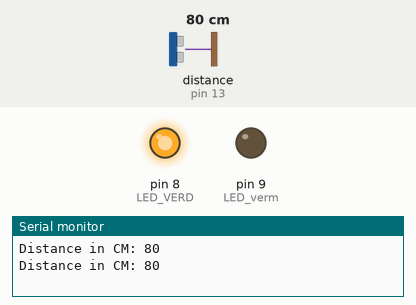
The sketch below on a simulated Arduino Uno, built with avr-gcc and run on an emulated ATmega328P. On the bench: output pins drawn as LEDs (lit = HIGH), the last lines printed to the serial monitor. The inputs (shaded band) are chosen by the test bench; at power-on: distance to the obstacle (sensor on pin 13) 80 cm. The echo pulse lasts 58.3 µs per cm.

Above: at 1.8 s.
1.9 s: distance to the obstacle (sensor on pin 13) set to 16 cm
3.4 s: distance to the obstacle (sensor on pin 13) set to 12 cm
At 5.1 s:
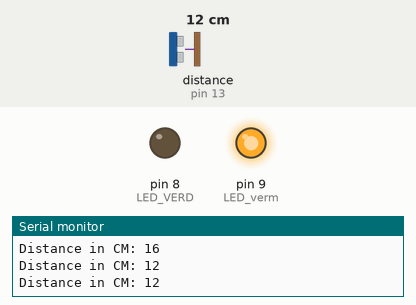
5.5 s: distance to the obstacle (sensor on pin 13) set to 18 cm
At 6.8 s:
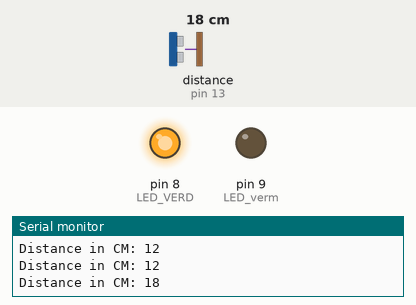
7.5 s: distance to the obstacle (sensor on pin 13) set to 2 cm
At 8.4 s:
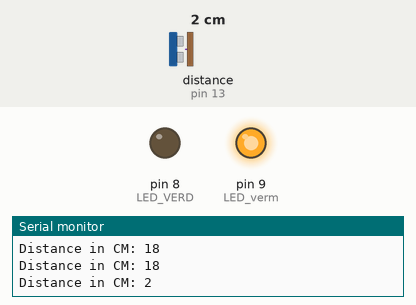
Timing chart, 0 to 10.5 s (numbered marks = the images above; inputs shaded):
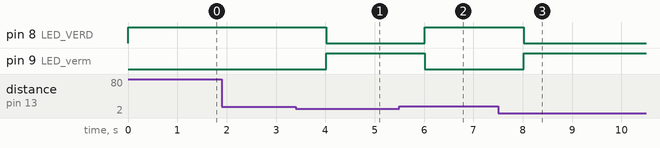

The sketch:

Ultrassonico_1.ino
```cpp
/*
 * Ultrasonic Simple
 * Prints the distance read by an ultrasonic sensor in
 * centimeters. They are supported to four pins ultrasound
 * sensors (liek HC-SC04) and three pins (like PING)))
 * and Seeed Studio sensors).
 *
 * The circuit:
 * * Module HR-SC04 (four pins) or PING))) (and other with
 *   three pins), attached to digital pins as follows:
 * ---------------------    --------------------
 * | HC-SC04 | Arduino |    | 3 pins | Arduino |
 * ---------------------    --------------------
 * |   Vcc   |   5V    |    |   Vcc  |   5V    |
 * |   Trig  |   12    | OR |   SIG  |   13    |
 * |   Echo  |   13    |    |   Gnd  |   GND   |
 * |   Gnd   |   GND   |    --------------------
 * ---------------------


/*
 * Pass as a parameter the trigger and echo pin, respectively,
 * or only the signal pin (for sensors 3 pins), like:
 * Ultrasonic ultrasonic(13);
 */

#include <Ultrasonic.h>

Ultrasonic ultrasonic(12, 13);
int distance;
int LED_verm = 9;
int LED_VERD = 8;

void setup() {
  Serial.begin(9600);
  pinMode(LED_verm, OUTPUT);
  pinMode(LED_VERD, OUTPUT);

}

void loop() {
  // Pass INC as a parameter to get the distance in inches
  distance = ultrasonic.read();

    if (distance >= 15)
    {
      digitalWrite(LED_verm, LOW);
      digitalWrite(LED_VERD, HIGH);
    }

    else if (distance < 15)
    {
      digitalWrite(LED_verm, HIGH);
      digitalWrite(LED_VERD, LOW);
    }

  Serial.print("Distance in CM: ");
  Serial.println(distance);
  delay(1000);
}
```

Measured:
- the behaviour switches between 15 and 14 cm on distance to the obstacle (sensor on pin 13) (found by bisection; images 0 and 1)
- after the input at 3.4 s, pin 8 (LED_VERD): HIGH → LOW after 0.62 s; pin 9 (LED_verm): LOW → HIGH after 0.62 s
- after the input at 5.5 s, pin 8 (LED_VERD): LOW → HIGH after 0.52 s; pin 9 (LED_verm): HIGH → LOW after 0.52 s
- after the input at 7.5 s, pin 8 (LED_VERD): HIGH → LOW after 0.52 s; pin 9 (LED_verm): LOW → HIGH after 0.52 s
